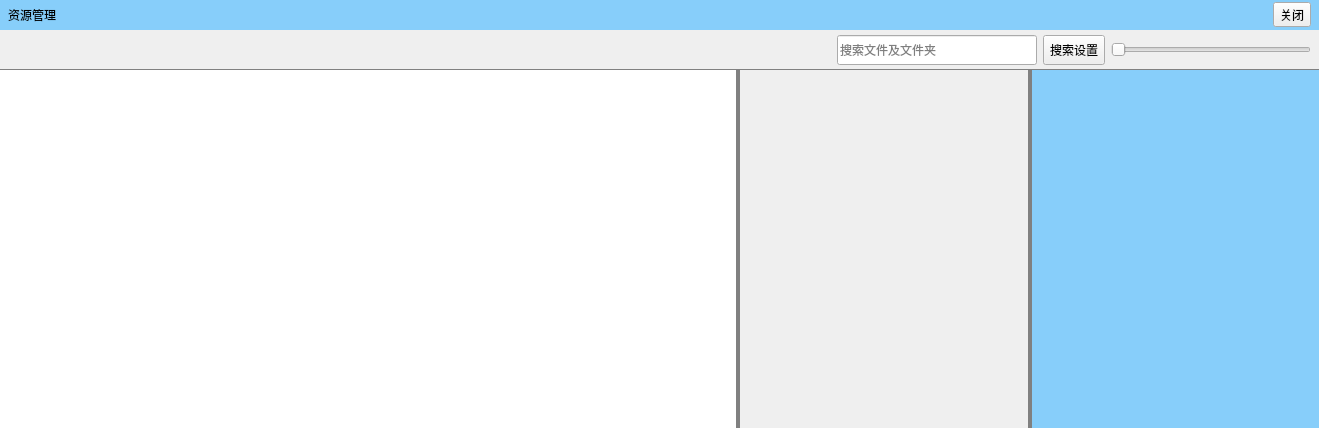
<?xml version="1.0" encoding="UTF-8"?>
<ui version="4.0">
 <class>ResManagementPanel</class>
 <widget class="QWidget" name="ResManagementPanel">
  <property name="geometry">
   <rect>
    <x>0</x>
    <y>0</y>
    <width>1319</width>
    <height>428</height>
   </rect>
  </property>
  <property name="windowTitle">
   <string>Form</string>
  </property>
  <layout class="QVBoxLayout" name="verticalLayout">
   <property name="spacing">
    <number>0</number>
   </property>
   <property name="leftMargin">
    <number>0</number>
   </property>
   <property name="topMargin">
    <number>0</number>
   </property>
   <property name="rightMargin">
    <number>0</number>
   </property>
   <property name="bottomMargin">
    <number>0</number>
   </property>
   <item>
    <widget class="QWidget" name="caption_widget" native="true">
     <property name="sizePolicy">
      <sizepolicy hsizetype="Preferred" vsizetype="Fixed">
       <horstretch>0</horstretch>
       <verstretch>30</verstretch>
      </sizepolicy>
     </property>
     <property name="minimumSize">
      <size>
       <width>0</width>
       <height>30</height>
      </size>
     </property>
     <property name="maximumSize">
      <size>
       <width>16777215</width>
       <height>30</height>
      </size>
     </property>
     <property name="baseSize">
      <size>
       <width>0</width>
       <height>0</height>
      </size>
     </property>
     <property name="styleSheet">
      <string notr="true">.QWidget{ background-color:LightSkyBlue }</string>
     </property>
     <layout class="QHBoxLayout" name="horizontalLayout">
      <property name="spacing">
       <number>0</number>
      </property>
      <property name="leftMargin">
       <number>8</number>
      </property>
      <property name="topMargin">
       <number>0</number>
      </property>
      <property name="rightMargin">
       <number>8</number>
      </property>
      <property name="bottomMargin">
       <number>0</number>
      </property>
      <item>
       <widget class="QLabel" name="caption_label">
        <property name="text">
         <string>资源管理</string>
        </property>
       </widget>
      </item>
      <item>
       <spacer name="horizontalSpacer">
        <property name="orientation">
         <enum>Qt::Horizontal</enum>
        </property>
        <property name="sizeHint" stdset="0">
         <size>
          <width>1209</width>
          <height>20</height>
         </size>
        </property>
       </spacer>
      </item>
      <item>
       <widget class="QToolButton" name="close_btn">
        <property name="text">
         <string>关闭</string>
        </property>
       </widget>
      </item>
     </layout>
    </widget>
   </item>
   <item>
    <widget class="QWidget" name="setting_wrapper_widget" native="true">
     <property name="sizePolicy">
      <sizepolicy hsizetype="Preferred" vsizetype="Fixed">
       <horstretch>0</horstretch>
       <verstretch>0</verstretch>
      </sizepolicy>
     </property>
     <property name="minimumSize">
      <size>
       <width>0</width>
       <height>40</height>
      </size>
     </property>
     <property name="maximumSize">
      <size>
       <width>16777215</width>
       <height>40</height>
      </size>
     </property>
     <property name="styleSheet">
      <string notr="true">.QWidget{border-style: solid; border-color: gray; border-bottom-width: 1px;}</string>
     </property>
     <layout class="QHBoxLayout" name="horizontalLayout_2">
      <property name="spacing">
       <number>6</number>
      </property>
      <property name="leftMargin">
       <number>8</number>
      </property>
      <property name="topMargin">
       <number>0</number>
      </property>
      <property name="rightMargin">
       <number>8</number>
      </property>
      <property name="bottomMargin">
       <number>0</number>
      </property>
      <item>
       <spacer name="horizontalSpacer_2">
        <property name="orientation">
         <enum>Qt::Horizontal</enum>
        </property>
        <property name="sizeHint" stdset="0">
         <size>
          <width>815</width>
          <height>19</height>
         </size>
        </property>
       </spacer>
      </item>
      <item>
       <widget class="QLineEdit" name="search_key_edit">
        <property name="sizePolicy">
         <sizepolicy hsizetype="Fixed" vsizetype="Fixed">
          <horstretch>0</horstretch>
          <verstretch>0</verstretch>
         </sizepolicy>
        </property>
        <property name="minimumSize">
         <size>
          <width>200</width>
          <height>30</height>
         </size>
        </property>
        <property name="maximumSize">
         <size>
          <width>200</width>
          <height>30</height>
         </size>
        </property>
        <property name="placeholderText">
         <string>搜索文件及文件夹</string>
        </property>
       </widget>
      </item>
      <item>
       <widget class="QToolButton" name="search_setting_btn">
        <property name="minimumSize">
         <size>
          <width>0</width>
          <height>30</height>
         </size>
        </property>
        <property name="maximumSize">
         <size>
          <width>16777215</width>
          <height>30</height>
         </size>
        </property>
        <property name="text">
         <string>搜索设置</string>
        </property>
       </widget>
      </item>
      <item>
       <widget class="QSlider" name="slider">
        <property name="sizePolicy">
         <sizepolicy hsizetype="Fixed" vsizetype="Fixed">
          <horstretch>0</horstretch>
          <verstretch>0</verstretch>
         </sizepolicy>
        </property>
        <property name="minimumSize">
         <size>
          <width>200</width>
          <height>30</height>
         </size>
        </property>
        <property name="maximumSize">
         <size>
          <width>200</width>
          <height>30</height>
         </size>
        </property>
        <property name="orientation">
         <enum>Qt::Horizontal</enum>
        </property>
       </widget>
      </item>
     </layout>
    </widget>
   </item>
   <item>
    <widget class="QSplitter" name="main_splitter">
     <property name="styleSheet">
      <string notr="true">QSplitter::handle { background-color:gray; }</string>
     </property>
     <property name="orientation">
      <enum>Qt::Horizontal</enum>
     </property>
     <property name="opaqueResize">
      <bool>true</bool>
     </property>
     <property name="childrenCollapsible">
      <bool>false</bool>
     </property>
     <widget class="QWidget" name="dir_tree_wrapper_widget" native="true">
      <layout class="QVBoxLayout" name="verticalLayout_2">
       <property name="spacing">
        <number>0</number>
       </property>
       <property name="leftMargin">
        <number>0</number>
       </property>
       <property name="topMargin">
        <number>0</number>
       </property>
       <property name="rightMargin">
        <number>0</number>
       </property>
       <property name="bottomMargin">
        <number>0</number>
       </property>
       <item>
        <widget class="QTreeView" name="dir_tree_view">
         <property name="frameShape">
          <enum>QFrame::NoFrame</enum>
         </property>
         <property name="frameShadow">
          <enum>QFrame::Sunken</enum>
         </property>
         <property name="lineWidth">
          <number>0</number>
         </property>
         <property name="horizontalScrollBarPolicy">
          <enum>Qt::ScrollBarAlwaysOff</enum>
         </property>
         <property name="headerHidden">
          <bool>true</bool>
         </property>
         <attribute name="headerVisible">
          <bool>false</bool>
         </attribute>
        </widget>
       </item>
      </layout>
     </widget>
     <widget class="QWidget" name="file_list_wrapper_widget" native="true">
      <property name="styleSheet">
       <string notr="true"/>
      </property>
     </widget>
     <widget class="QWidget" name="right_wrapper_widget" native="true">
      <property name="styleSheet">
       <string notr="true">.QWidget{ background-color:LightSkyBlue; }</string>
      </property>
     </widget>
    </widget>
   </item>
  </layout>
  <zorder>setting_wrapper_widget</zorder>
  <zorder>caption_widget</zorder>
  <zorder>main_splitter</zorder>
 </widget>
 <resources/>
 <connections/>
</ui>
